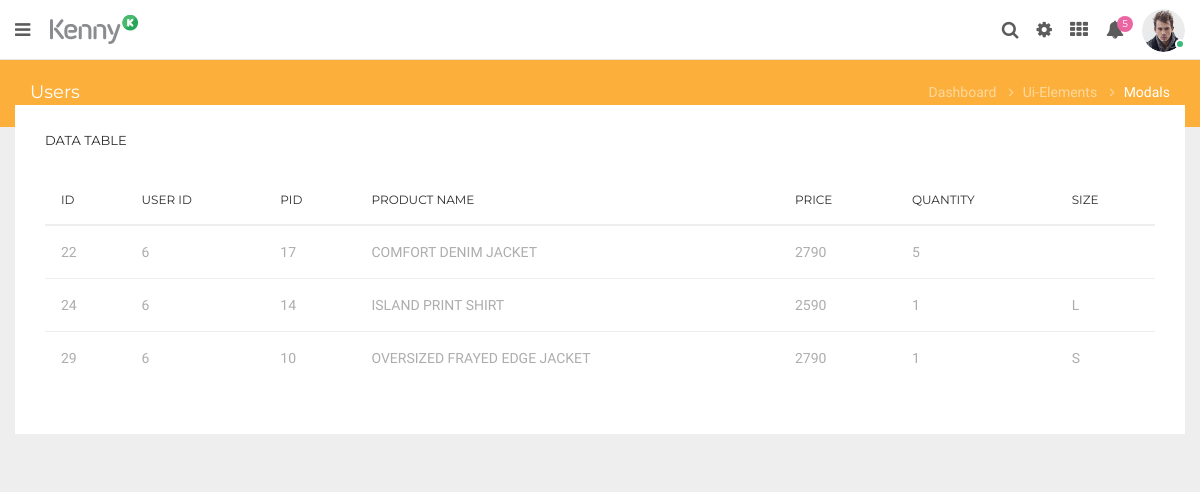
Screenshot of /theme/kenny/cart.php (signed in) with the database file from the repository.
### tables this page shows
CREATE TABLE `cart` (
  `id` int(11) NOT NULL,
  `user_id` varchar(255) NOT NULL,
  `pid` int(255) NOT NULL,
  `pname` varchar(255) NOT NULL,
  `price` int(255) NOT NULL,
  `discount` int(255) NOT NULL,
  `size` varchar(255) NOT NULL,
  `quantity` int(255) NOT NULL,
  `image` varchar(255) NOT NULL
);

### theme/kenny/cart.php (the view, shortened to what this page needs)
<?php include('header.php'); ?>
<div class="page-wrapper">
				<div class="container-fluid">
					<div class="row heading-bg bg-yellow">
						<div class="col-lg-3 col-md-4 col-sm-4 col-xs-12">
						  <h5 class="txt-light">Users</h5>
						</div>
						<div class="col-lg-9 col-sm-8 col-md-8 col-xs-12">
						  <ol class="breadcrumb">
							<li><a href="index.html">Dashboard</a></li>
							<li><a href="#"><span>ui-elements</span></a></li>
							<li class="active"><span>modals</span></li>
						  </ol>
						</div>
												<div class="row">
					<div class="col-sm-12">
						<div class="panel panel-default card-view">
							<div class="panel-heading">
								<div class="pull-left">
									<h6 class="panel-title txt-dark">data Table</h6>
								</div>
							</div>
							<div class="panel-wrapper collapse in">
								<div class="panel-body">
									<div class="table-wrap">
										<div class="table-responsive">
											<table id="datable_1" class="table table-hover display  pb-30" >
												<thead>
													<tr>
														<th>ID</th>
														<th>USER ID</th>
														<th>Pid</th>
														<th>product name</th>
														<th>price</th>
														<th>quantity</th>
														<th>size</th>
													</tr>
												</thead>
						<?php
						$conn=mysqli_connect("localhost","root","","raymond");
						$sql=mysqli_query($conn,"select * from cart");
												while($row=mysqli_fetch_array($sql))
 												 {
    											echo'
												<tr>
													<td>'.$row['id'].'</td>
													<td>'.$row['user_id'].'</td>
													<td>'.$row['pid'].'</td>
													<td>'.$row['pname'].'</td>
													<td>'.$row['price'].'</td>
													<td>'.$row['quantity'].'</td>
													<td>'.$row['size'].'</td>
													</tr>';
												}
													?>
												</table>
			</div>
		</div>
	</div>
	</body>
</html>

### rows the page displays
cart: id "22", user "6", pid "17", pname "COMFORT DENIM JACKET", price "2790", quantity "5"
cart: id "24", user "6", pid "14", pname "ISLAND PRINT SHIRT", price "2590", quantity "1", size "L"
cart: id "29", user "6", pid "10", pname "OVERSIZED FRAYED EDGE JACKET", price "2790", quantity "1", size "S"
